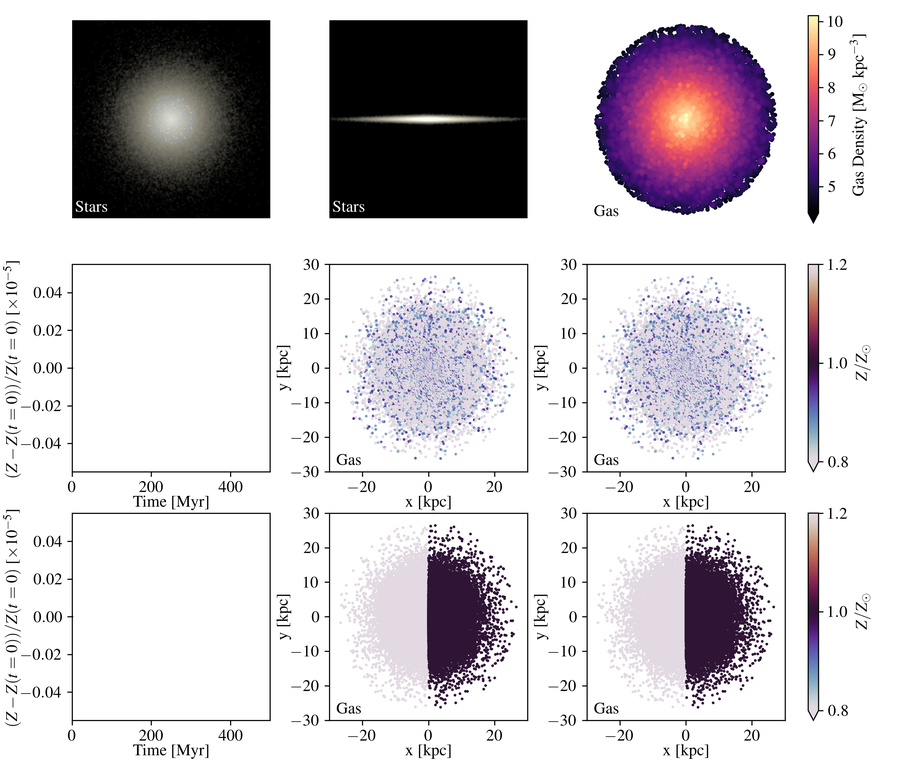
#> input picture COLIBREPlots/tests/metal_conservation_snap_0000.png, 901 x 783 px, shrunk from 2760 x 2400 before the run; its folder holds 4 pictures in this run
$ python make_gif.py
#> lines starting #> are read from the running program, lines starting #| are printed output that depends on the picture
import glob
import contextlib
from PIL import Image

# filepaths
fp_in = "metal_conservation_snap_*.png"
fp_out = "metal_conservation_snap.gif"

# use exit stack to automatically close opened images
with contextlib.ExitStack() as stack:

    # lazily load images
    imgs = (stack.enter_context(Image.open(f))
            for f in sorted(glob.glob(fp_in)))
#> further down, img is the input picture: PIL image 901x783 RGBA; mean R, G, B, A 209.4, 205.1, 209.5, 255
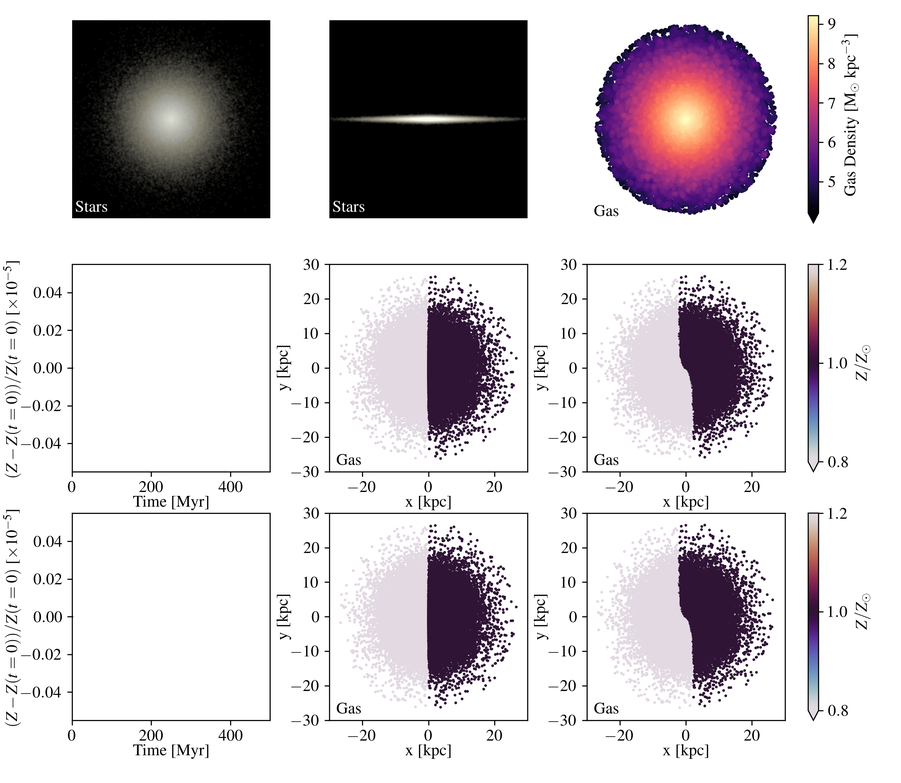
#> input picture COLIBREPlots/tests/metal_conservation_snap_0001.png, 901 x 783 px, shrunk from 2760 x 2400 before the run
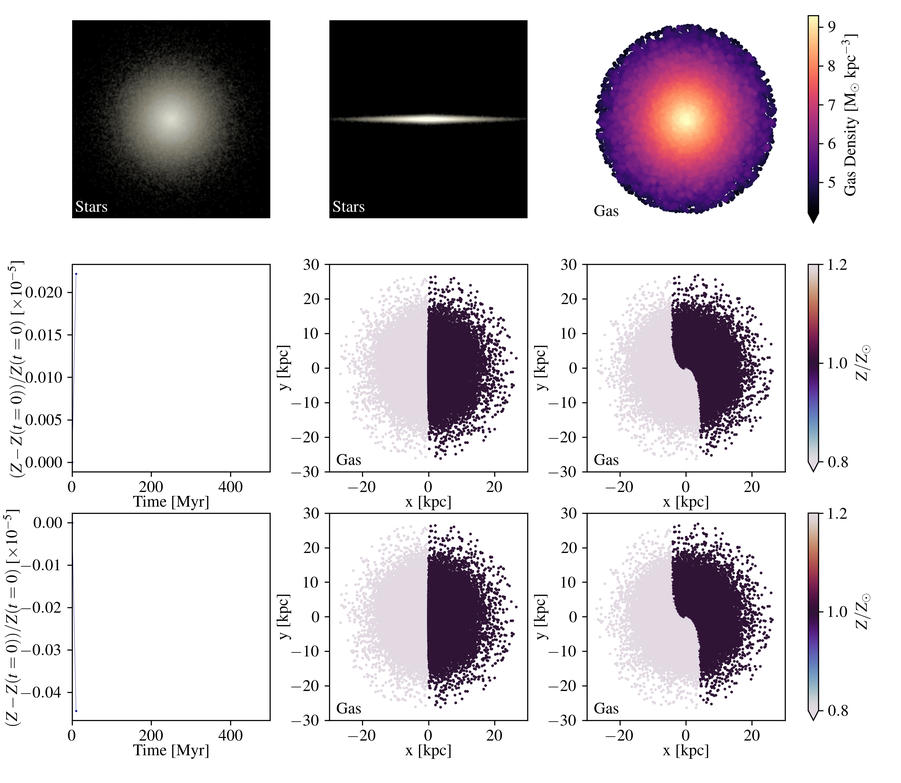
#> input picture COLIBREPlots/tests/metal_conservation_snap_0002.png, 901 x 783 px, shrunk from 2760 x 2400 before the run
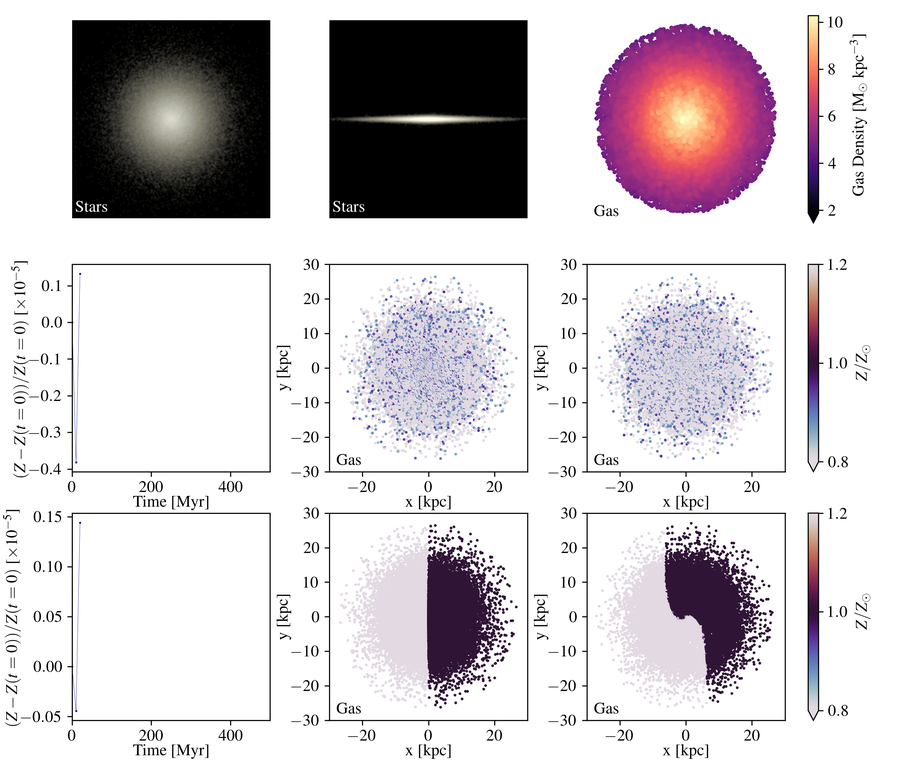
#> input picture COLIBREPlots/tests/metal_conservation_snap_0003.png, 901 x 783 px, shrunk from 2760 x 2400 before the run

    # extract  first image from iterator
    img = next(imgs)

    # https://pillow.readthedocs.io/en/stable/handbook/image-file-formats.html#gif
    img.save(fp=fp_out, format='GIF', append_images=imgs,
             save_all=True, duration=500, loop=0)
